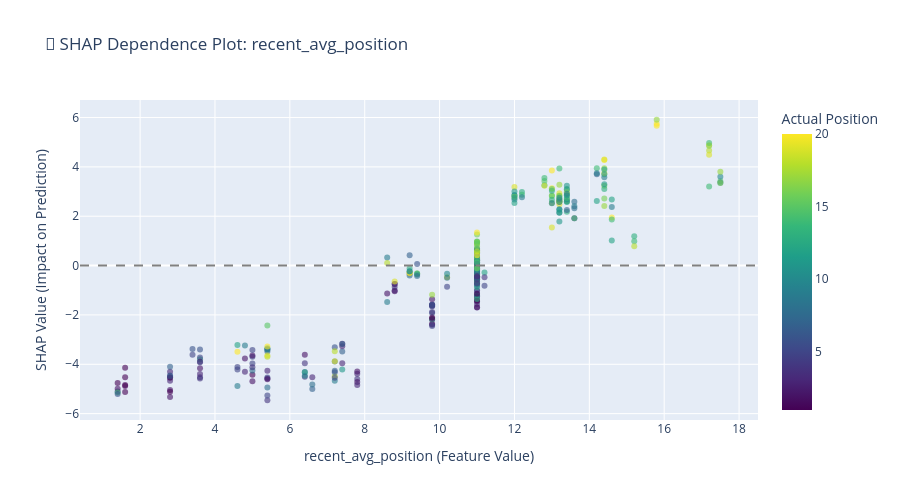

The notebook cell saved with this chart:
### Code cell
# SHAP dependence plot for top feature (interactive)
top_feature = shap_importance.iloc[0]['feature']
feat_idx = all_features.index(top_feature)

dependence_df = pd.DataFrame({
    'feature_value': X_shap[top_feature].values,
    'shap_value': shap_values[:, feat_idx],
    'target': y_test.loc[X_shap.index].values
})

fig = px.scatter(
    dependence_df,
    x='feature_value',
    y='shap_value',
    color='target',
    title=f'🎯 SHAP Dependence Plot: {top_feature}',
    labels={
        'feature_value': f'{top_feature} (Feature Value)',
        'shap_value': 'SHAP Value (Impact on Prediction)',
        'target': 'Actual Position'
    },
    color_continuous_scale='Viridis',
    opacity=0.6,
    height=500
)

fig.add_hline(y=0, line_dash="dash", line_color="gray")
fig.show()

print(f"\n💡 This shows how {top_feature} impacts predictions")
print("   Points above 0 = Feature increases predicted position (worse)")
print("   Points below 0 = Feature decreases predicted position (better)")

### Figure 1 — Plotly figure (JSON) as saved in the notebook; plotly's stock layout.template omitted (floating-point values rounded to 4 significant figures; data arrays with more than 128 entries replaced by an {"elided": "..."} marker saying what was removed)
{"data": [{"hovertemplate": "recent_avg_position (Feature Value)=%{x}<br>SHAP Value (Impact on Prediction)=%{y}<br>Actual Position=%{marker.color}<extra></extra>", "legendgroup": "", "marker": {"color": {"elided": "356 float values"}, "coloraxis": "coloraxis", "opacity": 0.6, "symbol": "circle"}, "mode": "markers", "name": "", "orientation": "v", "showlegend": false, "type": "scatter", "x": {"elided": "356 float values"}, "xaxis": "x", "y": {"elided": "356 float values"}, "yaxis": "y"}], "layout": {"coloraxis": {"colorbar": {"title": {"text": "Actual Position"}}, "colorscale": [[0, "#440154"], [0.1111, "#482878"], [0.2222, "#3e4989"], [0.3333, "#31688e"], [0.4444, "#26828e"], [0.5556, "#1f9e89"], [0.6667, "#35b779"], [0.7778, "#6ece58"], [0.8889, "#b5de2b"], [1, "#fde725"]]}, "height": 500, "legend": {"tracegroupgap": 0}, "shapes": [{"line": {"color": "gray", "dash": "dash"}, "type": "line", "x0": 0, "x1": 1, "xref": "x domain", "y0": 0, "y1": 0, "yref": "y"}], "title": {"text": "🎯 SHAP Dependence Plot: recent_avg_position"}, "xaxis": {"anchor": "y", "domain": [0, 1], "title": {"text": "recent_avg_position (Feature Value)"}}, "yaxis": {"anchor": "x", "domain": [0, 1], "title": {"text": "SHAP Value (Impact on Prediction)"}}}}
